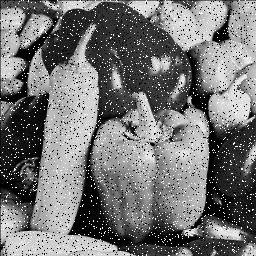
#> input picture Trabalho 4/img.png, 256 x 256 px, found by its file name
$ python laplace.py   (older library calls are emulated)
#> lines starting #> are read from the running program, lines starting #| are printed output that depends on the picture
import numpy as np
import cv2

img = cv2.imread('img.png')
#> img is the input picture: shape (256, 256, 3); min 0, max 255, mean 117
img = cv2.cvtColor(img, cv2.COLOR_BGR2GRAY)
#> img: shape (256, 256)
lap = cv2.Laplacian(img, cv2.CV_64F)
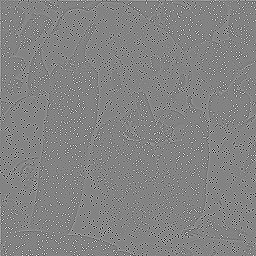
#> lap: shape (256, 256) float64; min -1020, max 961, mean 0.4; drawn with min black and max white

img_new = np.vstack([lap])

cv2.imwrite('laplace.jpg', img_new)
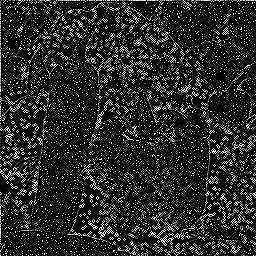
#> saved as laplace.jpg: shape (256, 256); min 0, max 255, mean 47.4

$ run again, with Trabalho 4/paisagemPropria.jpg saved as Trabalho 4/img.png
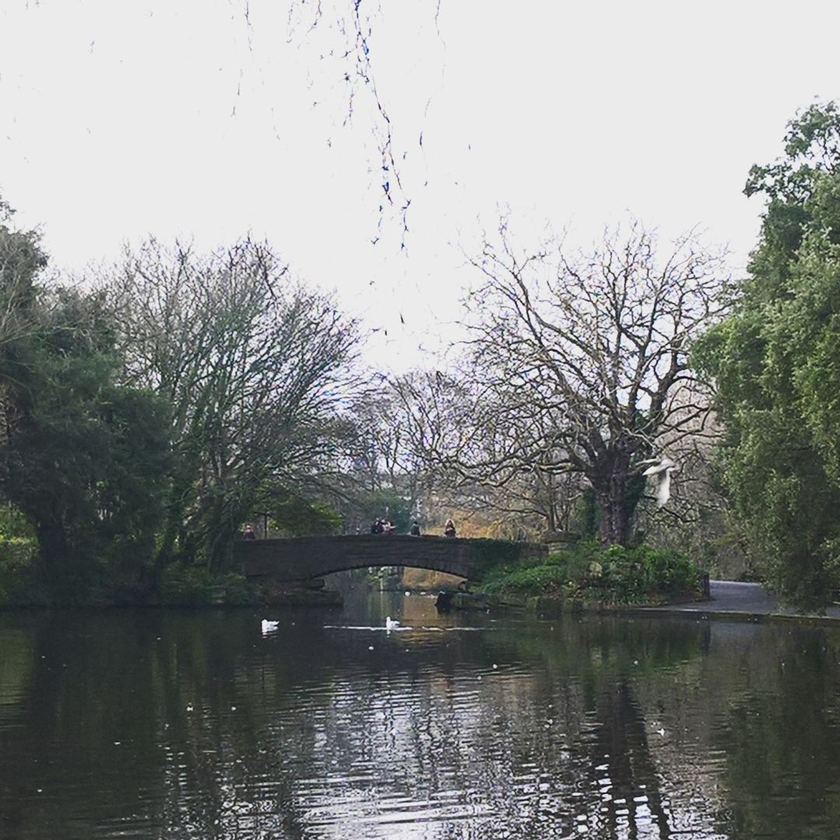
#> input picture Trabalho 4/paisagemPropria.jpg, 840 x 840 px, shrunk from 1080 x 1080 before the run, found by its file name
#> img is the input picture: shape (840, 840, 3); mean B, G, R 135.5, 137.2, 134.3
#> img: shape (840, 840)
#> `lap = cv2.Laplacian(img, cv2.CV_64F)`:
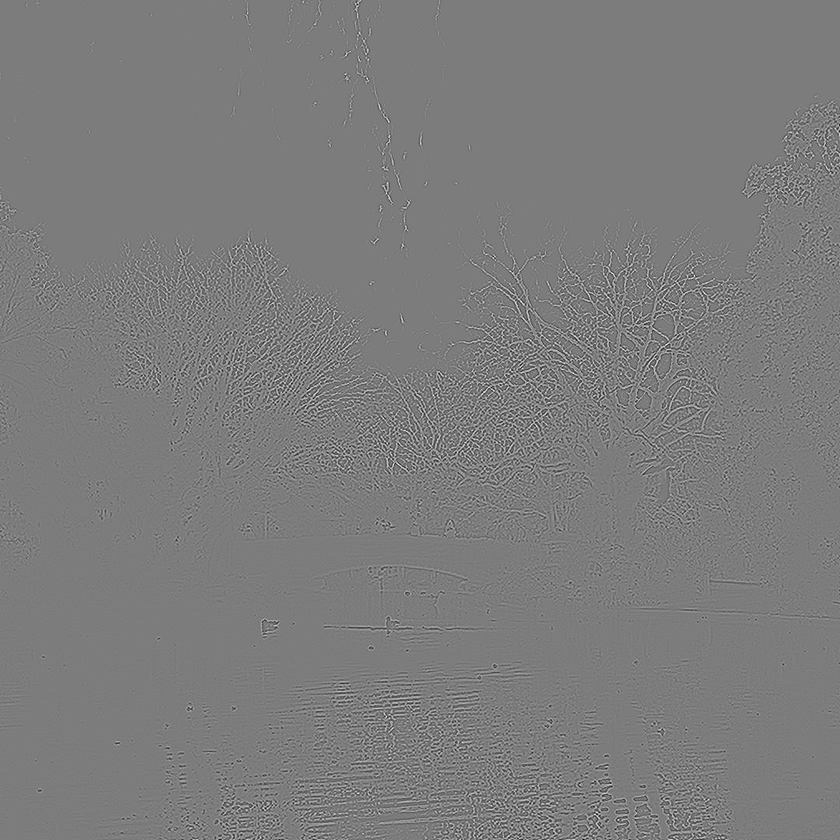
#> lap: shape (840, 840) float64; min -385, max 403, mean 0; drawn with min black and max white
#> `cv2.imwrite('laplace.jpg', img_new)`:
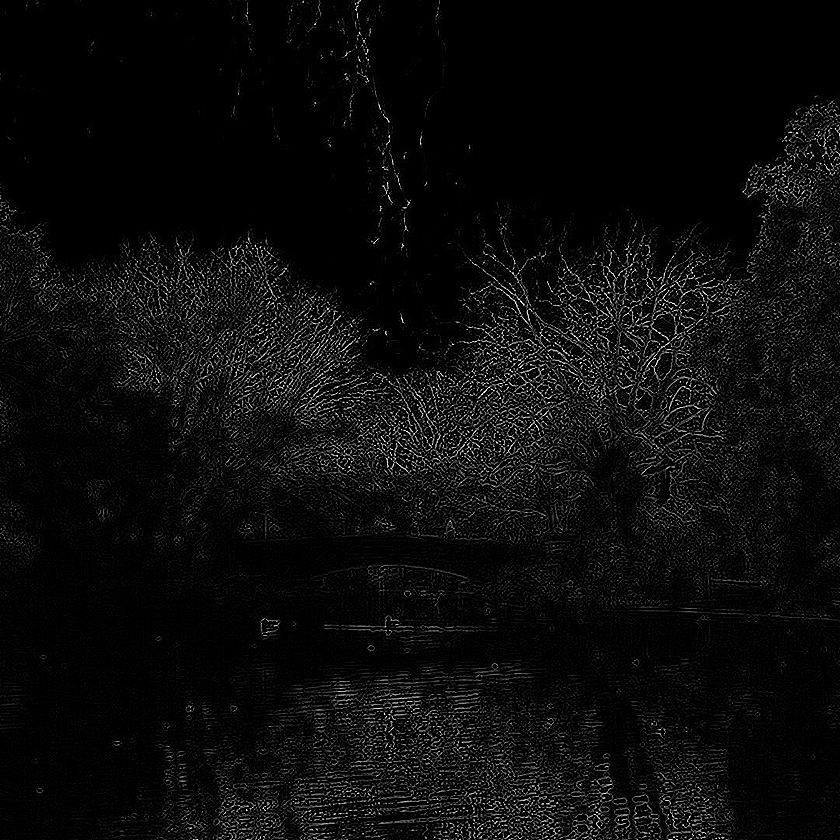
#> saved as laplace.jpg: shape (840, 840); min 0, max 255, mean 11.5
